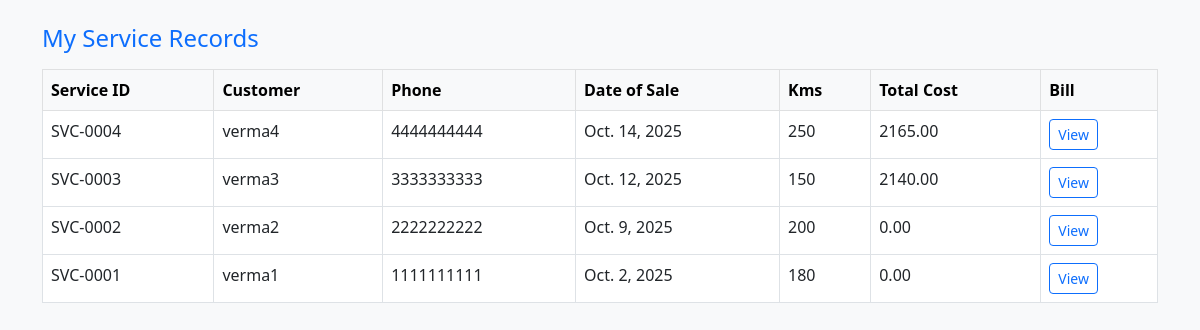
/my-service-records/ (signed in), run on the app's committed database.
### portal/models.py (models this page shows, shortened)
class ServiceRecord(models.Model):
    dealer = models.ForeignKey(Dealer, on_delete=models.CASCADE)
    service_id = models.CharField(max_length=30, unique=True)
    customer_name = models.CharField(max_length=100)
    customer_phone = models.CharField(max_length=15)
    date_of_sale = models.DateField()
    last_service_date = models.DateField()
    service_kms = models.IntegerField()
    services = models.ManyToManyField(LabourService, blank=True)
    components = models.ManyToManyField('Component', blank=True)
    total_cost = models.DecimalField(max_digits=10, decimal_places=2, default=0)
    battery_number = models.CharField(max_length=50, blank=True, null=True)
    jc_number = models.CharField(max_length=50, blank=True, null=True)
    motor_number = models.CharField(max_length=50, blank=True, null=True)
    created_at = models.DateTimeField(auto_now_add=True)

### portal/views.py (the view)
# urls.py: path('my-service-records/', views.my_service_records, name='my_service_records'),
def my_service_records(request):
    dealer_id = request.session.get('dealer_id')
    if not dealer_id:
        return redirect('dealer_login')
    dealer = Dealer.objects.get(dealer_id=dealer_id)
    records = ServiceRecord.objects.filter(dealer=dealer).order_by('-created_at')
    return render(request, "portal/my_service_records.html", {"records": records})

### portal/templates/portal/my_service_records.html (shortened to what this page needs)
{% load static %}
<!DOCTYPE html>
<html>
<head>
<link rel="stylesheet" href="https://cdn.jsdelivr.net/npm/bootstrap@5.3.0/dist/css/bootstrap.min.css">
</head>
<body class="bg-light">
<div class="container mt-4">
  <h4 class="text-primary mb-3">My Service Records</h4>
  <table class="table table-bordered bg-white">
    <thead class="table-light">
      <tr>
        <th>Service ID</th>
        <th>Customer</th>
        <th>Phone</th>
        <th>Date of Sale</th>
        <th>Kms</th>
        <th>Total Cost</th>
        <th>Bill</th>
      </tr>
    </thead>
    <tbody>
      {% for r in records %}
      <tr>
        <td>{{ r.service_id }}</td>
        <td>{{ r.customer_name }}</td>
        <td>{{ r.customer_phone }}</td>
        <td>{{ r.date_of_sale }}</td>
        <td>{{ r.service_kms }}</td>
        <td>{{ r.total_cost }}</td>
        <td><a href="{% url 'bill_view' r.id %}" class="btn btn-sm btn-outline-primary">View</a></td>
      </tr>
      {% empty %}
      <tr><td colspan="7" class="text-center text-muted">No service records found.</td></tr>
      {% endfor %}
    </tbody>
  </table>
</div>
</body>
</html>

### data on the page
ServiceRecord: service_id "SVC-0004", customer_name "verma4", customer_phone "4444444444", date_of_sale "Oct. 14, 2025", service_kms "250", total_cost "2165.00"
ServiceRecord: service_id "SVC-0003", customer_name "verma3", customer_phone "3333333333", date_of_sale "Oct. 12, 2025", service_kms "150", total_cost "2140.00"
ServiceRecord: service_id "SVC-0002", customer_name "verma2", customer_phone "2222222222", date_of_sale "Oct. 9, 2025", service_kms "200", total_cost "0.00"
ServiceRecord: service_id "SVC-0001", customer_name "verma1", customer_phone "1111111111", date_of_sale "Oct. 2, 2025", service_kms "180", total_cost "0.00"
